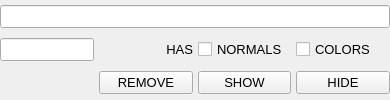
	<widget class="QWidget" name="panelPoints">
	  <property name="sizePolicy">
	    <sizepolicy hsizetype="Expanding" vsizetype="Fixed">
	      <horstretch>0</horstretch>
	      <verstretch>0</verstretch>
	    </sizepolicy>
	  </property>
	  <property name="visible">
	    <bool>false</bool>
	  </property>

	  <layout class="QGridLayout" name="panelPointsGridLayout">
	    <property name="leftMargin">
	      <number>0</number>
	    </property>
	    <property name="topMargin">
	      <number>0</number>
	    </property>
	    <property name="rightMargin">
	      <number>0</number>
	    </property>
	    <property name="bottomMargin">
	      <number>0</number>
	    </property>
	    <property name="spacing">
	      <number>5</number>
	    </property>

	    <item row="0" column="0" colspan="4">
	      <widget class="QLineEdit" name="editPointsStatus">
		<property name="sizePolicy">
		  <sizepolicy hsizetype="Expanding" vsizetype="Fixed">
		    <horstretch>1</horstretch>
		    <verstretch>0</verstretch>
		  </sizepolicy>
		</property>
		<property name="text">
		  <string/>
		</property>
		<property name="readOnly">
		  <bool>true</bool>
		</property>
		<property name="font">
		  <font>
		    <pointsize>10</pointsize>
		  </font>
		</property>
		<property name="alignment">
		  <set>Qt::AlignCenter</set>
		</property>
	      </widget>
	    </item>

	    <item row="1" column="0">
	      <widget class="QLineEdit" name="editPointsNumber">
		<property name="sizePolicy">
		  <sizepolicy hsizetype="Expanding" vsizetype="Fixed">
		    <horstretch>1</horstretch>
		    <verstretch>0</verstretch>
		  </sizepolicy>
		</property>
		<property name="text">
		  <string/>
		</property>
		<property name="readOnly">
		  <bool>true</bool>
		</property>
		<property name="font">
		  <font>
		    <pointsize>10</pointsize>
		  </font>
		</property>
	      </widget>
	    </item>

	    <item row="1" column="1">
	      <widget class="QLabel" name="labelPointsHas">
		<property name="sizePolicy">
		  <sizepolicy hsizetype="Expanding" vsizetype="Fixed">
		    <horstretch>1</horstretch>
		    <verstretch>0</verstretch>
		  </sizepolicy>
		</property>
		<property name="margin">
		  <number>5</number>
		</property>
		<property name="alignment">
		  <set>Qt::AlignRight|Qt::AlignVCenter</set>
		</property>
		<property name="text">
		  <string>HAS</string>
		</property>
		<property name="font">
		  <font>
		    <pointsize>10</pointsize>
		  </font>
		</property>
	      </widget>
	    </item>

	    <item row="1" column="2">
	      <widget class="QCheckBox" name="checkBoxPointsHasNormals">
		<property name="sizePolicy">
		  <sizepolicy hsizetype="Expanding" vsizetype="Fixed">
		    <horstretch>1</horstretch>
		    <verstretch>0</verstretch>
		  </sizepolicy>
		</property>
		<property name="text">
		  <string>NORMALS</string>
		</property>
		<property name="checkable">
		  <bool>false</bool>
		</property>
		<property name="font">
		  <font>
		    <pointsize>10</pointsize>
		  </font>
		</property>
	      </widget>
	    </item>

	    <item row="1" column="3">
	      <widget class="QCheckBox" name="checkBoxPointsHasColors">
		<property name="sizePolicy">
		  <sizepolicy hsizetype="Expanding" vsizetype="Fixed">
		    <horstretch>1</horstretch>
		    <verstretch>0</verstretch>
		  </sizepolicy>
		</property>
		<property name="text">
		  <string>COLORS</string>
		</property>
		<property name="checkable">
		  <bool>false</bool>
		</property>
		<property name="font">
		  <font>
		    <pointsize>10</pointsize>
		  </font>
		</property>
	      </widget>
	    </item>

	    <item row="2" column="1">
	      <widget class="QPushButton" name="pushButtonPointsRemove">
		<property name="sizePolicy">
		  <sizepolicy hsizetype="Expanding" vsizetype="Fixed">
		    <horstretch>1</horstretch>
		    <verstretch>0</verstretch>
		  </sizepolicy>
		</property>
		<property name="text">
		  <string>REMOVE</string>
		</property>
		<property name="font">
		  <font>
		    <pointsize>10</pointsize>
		  </font>
		</property>
	      </widget>
	    </item>

	    <item row="2" column="2">
	      <widget class="QPushButton" name="pushButtonPointsShow">
		<property name="sizePolicy">
		  <sizepolicy hsizetype="Expanding" vsizetype="Fixed">
		    <horstretch>1</horstretch>
		    <verstretch>0</verstretch>
		  </sizepolicy>
		</property>
		<property name="text">
		  <string>SHOW</string>
		</property>
		<property name="font">
		  <font>
		    <pointsize>10</pointsize>
		  </font>
		</property>
	      </widget>
	    </item>

	    <item row="2" column="3">
	      <widget class="QPushButton" name="pushButtonPointsHide">
		<property name="sizePolicy">
		  <sizepolicy hsizetype="Expanding" vsizetype="Fixed">
		    <horstretch>1</horstretch>
		    <verstretch>0</verstretch>
		  </sizepolicy>
		</property>
		<property name="text">
		  <string>HIDE</string>
		</property>
		<property name="font">
		  <font>
		    <pointsize>10</pointsize>
		  </font>
		</property>
	      </widget>
	    </item>

	  </layout> <!-- "panelPointsGridLayout" -->
	</widget>
